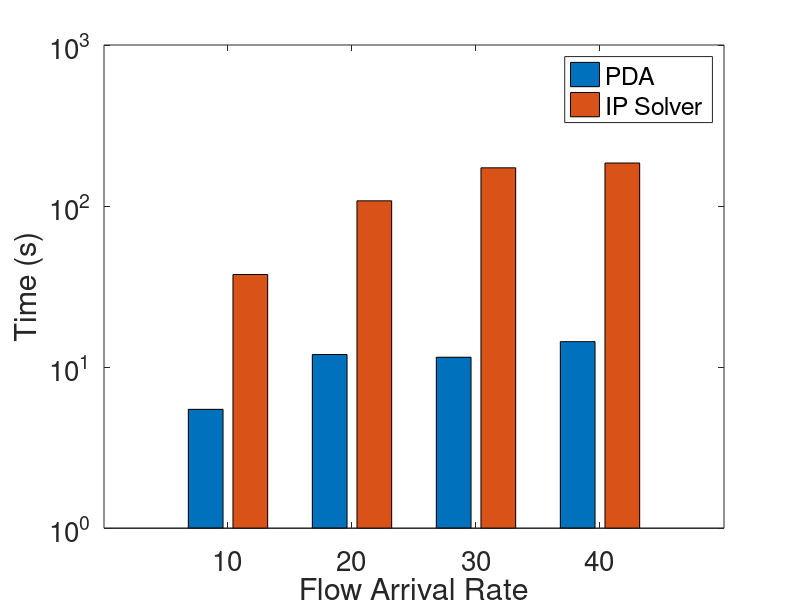

This chart was generated by the following MATLAB code:
label = {'PDA','IP Solver'};
LP = [5.469,11.975,11.517,14.396]';
ILP = [37.594,107.8,172.8,185]';
Y = [LP,ILP];%semilogy(Y);
%C = categorical({''});
bar(Y);
set(gca,'xticklabel',10:10:40)
set(gca,'yscale','log');

%grid on;

legend(label,'fontsize',24);
xlabel('Flow Arrival Rate','fontsize',24);
ylabel('Time (s)','fontsize',24);
title('');
set(gca,'fontsize',20);